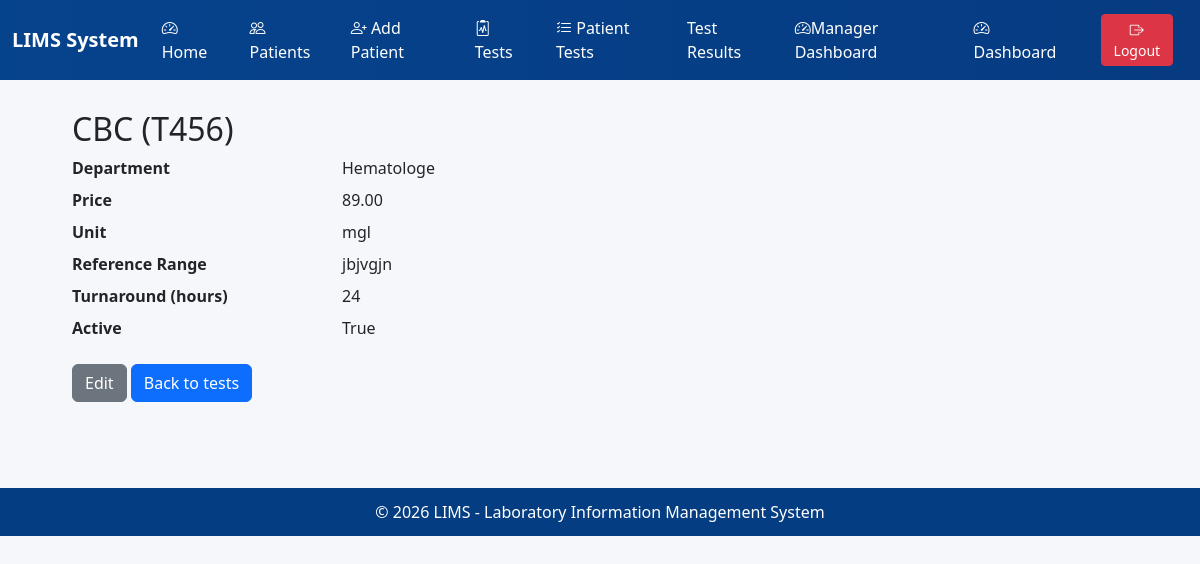
Page /test/1/ on the committed database.
### core/models.py (models this page shows, shortened)
class Test(models.Model):
        id = models.BigAutoField(primary_key=True)
        test_code = models.CharField(max_length=30, unique=True, help_text="Unique test code, e.g, CBC, GLU, CHOL")
        test_name = models.CharField(max_length=150, help_text="Full name of the test (e.g. Complete,Blood Count)")
        department = models.CharField(max_length=100, help_text="Department(e.g, Hematologe, Biochemistry, Immunology)")
        sample_type = models.CharField(max_length=50, blank=True, null=True, help_text="e.g, Boold, Serum, Urine")
        unit = models.CharField(max_length=30, blank=True, null=True, help_text="Measurement unit (e.g. mg/dL, IU/L)")
        reference_range = models.CharField(max_length=120, blank=True, null=True, help_text="Example: 4.5 - 10.0 *10^9/L")
        price = models.DecimalField(max_digits=10, decimal_places=2, default=Decimal('0.00'), validators=[MinValueValidator(Decimal('0.00'))], help_text="Cost of the test")
        turnaround_time_hours = models.PositiveBigIntegerField(default=24, help_text="Expected time to complete (in hours)")
        active = models.BooleanField(default=True, help_text="Set to False to deactivativate the test")
        instructions = models.TextField(blank=True, null=True)
        created_at = models.DateTimeField(auto_now_add=True)
        last_update = models.DateTimeField(auto_now=True)
        class Meta:
            verbose_name = "Test"
            verbose_name_plural = "Tests"
            ordering = ['department', 'test_name']
            indexes = [
                models.Index(fields=['test_code']),
                models.Index(fields=['test_name']),
         ]

### core/views.py (the view)
# urls.py: path('test/<int:pk>/', views.test_detail, name='test_detail'),
def test_detail(request, pk):
    test = get_object_or_404(Test, pk=pk)
    return render(request, 'core/test_detail.html', {'test': test})

### core/templates/core/test_detail.html
{% extends "base.html" %}
{% block content %}
<div class="container">
    <h2>{{ test.test_name }} ({{ test.test_code }})</h2>
    <dl class="row">
        <dt class="col-sm-3">Department</dt>
        <dd class="col-sm-9">{{ test.department }}</dd>
        <dt class="col-sm-3">Price</dt>
        <dd class="col-sm-9">{{ test.price }}</dd>
        <dt class="col-sm-3">Unit</dt>
        <dd class="col-sm-9">{{ test.unit }}</dd>
        <dt class="col-sm-3">Reference Range</dt>
        <dd class="col-sm-9">{{ test.reference_range }}</dd>
        <dt class="col-sm-3">Turnaround (hours)</dt>
        <dd class="col-sm-9">{{ test.turnaround_time_hours }}</dd>
        <dt class="col-sm-3">Active</dt>
        <dd class="col-sm-9">{{ test.active }}</dd>
    </dl>
    <p>
        <a class="btn btn-secondary" href="{% url 'core:test_edit' test.pk %}">Edit</a>
        <a class="btn btn-primary" href="{% url 'core:test_list' %}">Back to tests</a>
    </p>
</div>
{% endblock %}

### templates/base.html (style rules this page uses)
body { background: #f5f7fb; font-family: Segoe UI, Tahoma; }

### rows in the picture
Test: test_name "CBC", test_code "T456", department "Hematologe", price "89.00", unit "mgl", reference_range "jbjvgjn", turnaround_time_hours "24", active "True"
